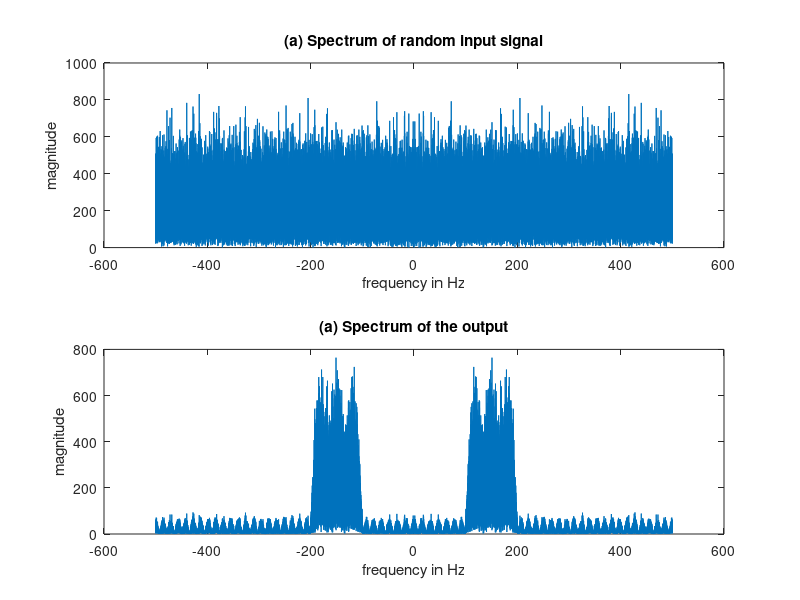

Recreate this plot in MATLAB.
% randcolor.m generating a colored noise spectrum
N=2^16;                            % how many random #'s
Ts=0.001; nyq=0.5/Ts;              % sampling interval and nyquist rate
ssf=(-N/2:N/2-1)/(Ts*N);           % frequency vector
x=randn(1,N);                      % N random numbers
fbe=[0 100 110 190 200 nyq]/nyq;   % definition of desired filter
damps=[0 0 1 1 0 0];               % desired amplitudes
fl=70;                             % filter size
b=firpm(fl,fbe,damps);             % design the impulse response
y=filter(b,1,x);                   % filter x with impulse response b
subplot(2,1,1), plot(ssf,fftshift(abs(fft(x))))  % plot spectrum of input
title('(a) Spectrum of random input signal'); xlabel('frequency in Hz');
ylabel('magnitude')
subplot(2,1,2), plot(ssf,fftshift(abs(fft(y))))  % plot spectrum of output
title('(a) Spectrum of the output'); xlabel('frequency in Hz');
ylabel('magnitude')
